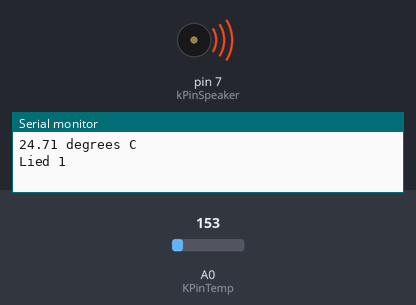
This sketch was run on a simulated Arduino Uno, built with avr-gcc and run on an emulated ATmega328P. Shown: buzzer (waves = sounding), the last lines printed to the serial monitor. The test bench sets the inputs (shaded band); at power-on: A0 (KPinTemp) = 153.

Above: at 1.2 s.
1.3 s: A0 (KPinTemp) set to 167
2.8 s: A0 (KPinTemp) set to 133
At 3.56 s:
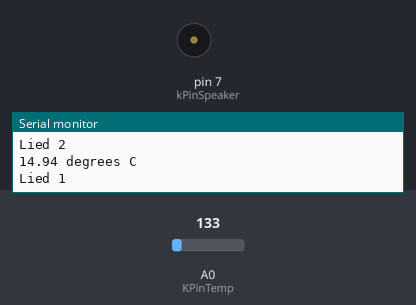
5.8 s: A0 (KPinTemp) set to 165
7.3 s: A0 (KPinTemp) set to 114
Timing chart, 0 to 11.3 s (numbered marks = the images above; inputs shaded):
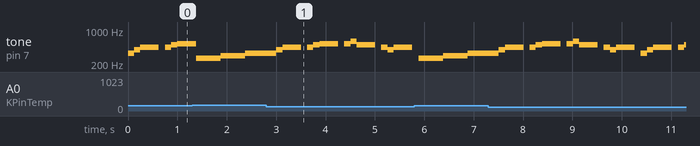

Measured:
- by itself, tone on pin 7 (kPinSpeaker): plays 392 Hz for 0.13 s, 440 Hz for 0.38 s, 440 Hz for 0.13 s, 494 Hz for 0.13 s, 523 Hz for 0.38 s, 523 Hz for 0.13 s … (16 notes in this stretch)

The sketch:

Muzikale_Thermometer.ino
```cpp
const int KPinTemp = A0;
float temperatureC = 0;
const int kPinSpeaker = 7;
const int buzzer = 7;
const int songspeed = 1.5;
const int songspeed2 = 2;
#define NOTE_C4  262
#define NOTE_D4  294
#define NOTE_E4  330
#define NOTE_F4  349
#define NOTE_G4  392
#define NOTE_A4  440
#define NOTE_B4  494
#define NOTE_C5  523
#define NOTE_D5  587
#define NOTE_E5  659
#define NOTE_F5  698
#define NOTE_G5  784
#define NOTE_A5  880
#define NOTE_B5  988


int notesLied1[] = {
   NOTE_E4, NOTE_G4, NOTE_A4, NOTE_A4, 0,
   NOTE_A4, NOTE_B4, NOTE_C5, NOTE_C5, 0,
   NOTE_C5, NOTE_D5, NOTE_B4, NOTE_B4, 0,
   NOTE_A4, NOTE_G4, NOTE_A4, 0,

   NOTE_E4, NOTE_G4, NOTE_A4, NOTE_A4, 0,
   NOTE_A4, NOTE_B4, NOTE_C5, NOTE_C5, 0,
   NOTE_C5, NOTE_D5, NOTE_B4, NOTE_B4, 0,
   NOTE_A4, NOTE_G4, NOTE_A4, 0,

   NOTE_E4, NOTE_G4, NOTE_A4, NOTE_A4, 0,
   NOTE_A4, NOTE_C5, NOTE_D5, NOTE_D5, 0,
   NOTE_D5, NOTE_E5, NOTE_F5, NOTE_F5, 0,
   NOTE_E5, NOTE_D5, NOTE_E5, NOTE_A4, 0,

   NOTE_A4, NOTE_B4, NOTE_C5, NOTE_C5, 0,
   NOTE_D5, NOTE_E5, NOTE_A4, 0,
   NOTE_A4, NOTE_C5, NOTE_B4, NOTE_B4, 0,
   NOTE_C5, NOTE_A4, NOTE_B4, 0,

   NOTE_A4, NOTE_A4,
   //Repeat of first part
   NOTE_A4, NOTE_B4, NOTE_C5, NOTE_C5, 0,
   NOTE_C5, NOTE_D5, NOTE_B4, NOTE_B4, 0,
   NOTE_A4, NOTE_G4, NOTE_A4, 0,

   NOTE_E4, NOTE_G4, NOTE_A4, NOTE_A4, 0,
   NOTE_A4, NOTE_B4, NOTE_C5, NOTE_C5, 0,
   NOTE_C5, NOTE_D5, NOTE_B4, NOTE_B4, 0,
   NOTE_A4, NOTE_G4, NOTE_A4, 0,

   NOTE_E4, NOTE_G4, NOTE_A4, NOTE_A4, 0,
   NOTE_A4, NOTE_C5, NOTE_D5, NOTE_D5, 0,
   NOTE_D5, NOTE_E5, NOTE_F5, NOTE_F5, 0,
   NOTE_E5, NOTE_D5, NOTE_E5, NOTE_A4, 0,

   NOTE_A4, NOTE_B4, NOTE_C5, NOTE_C5, 0,
   NOTE_D5, NOTE_E5, NOTE_A4, 0,
   NOTE_A4, NOTE_C5, NOTE_B4, NOTE_B4, 0,
   NOTE_C5, NOTE_A4, NOTE_B4, 0,
   //End of Repeat

   NOTE_E5, 0, 0, NOTE_F5, 0, 0,
   NOTE_E5, NOTE_E5, 0, NOTE_G5, 0, NOTE_E5, NOTE_D5, 0, 0,
   NOTE_D5, 0, 0, NOTE_C5, 0, 0,
   NOTE_B4, NOTE_C5, 0, NOTE_B4, 0, NOTE_A4,

   NOTE_E5, 0, 0, NOTE_F5, 0, 0,
   NOTE_E5, NOTE_E5, 0, NOTE_G5, 0, NOTE_E5, NOTE_D5, 0, 0,
   NOTE_D5, 0, 0, NOTE_C5, 0, 0,
   NOTE_B4, NOTE_C5, 0, NOTE_B4, 0, NOTE_A4
};
//*****************************************
int durationLied1[] = {
  125, 125, 250, 125, 125,
  125, 125, 250, 125, 125,
  125, 125, 250, 125, 125,
  125, 125, 375, 125,

  125, 125, 250, 125, 125,
  125, 125, 250, 125, 125,
  125, 125, 250, 125, 125,
  125, 125, 375, 125,

  125, 125, 250, 125, 125,
  125, 125, 250, 125, 125,
  125, 125, 250, 125, 125,
  125, 125, 125, 250, 125,

  125, 125, 250, 125, 125,
  250, 125, 250, 125,
  125, 125, 250, 125, 125,
  125, 125, 375, 375,

  250, 125,
  //Rpeat of First Part
  125, 125, 250, 125, 125,
  125, 125, 250, 125, 125,
  125, 125, 375, 125,

  125, 125, 250, 125, 125,
  125, 125, 250, 125, 125,
  125, 125, 250, 125, 125,
  125, 125, 375, 125,

  125, 125, 250, 125, 125,
  125, 125, 250, 125, 125,
  125, 125, 250, 125, 125,
  125, 125, 125, 250, 125,

  125, 125, 250, 125, 125,
  250, 125, 250, 125,
  125, 125, 250, 125, 125,
  125, 125, 375, 375,
  //End of Repeat

  250, 125, 375, 250, 125, 375,
  125, 125, 125, 125, 125, 125, 125, 125, 375,
  250, 125, 375, 250, 125, 375,
  125, 125, 125, 125, 125, 500,

  250, 125, 375, 250, 125, 375,
  125, 125, 125, 125, 125, 125, 125, 125, 375,
  250, 125, 375, 250, 125, 375,
  125, 125, 125, 125, 125, 500
};
int notesLied2[] = {
   NOTE_C4, NOTE_D4, NOTE_E4, NOTE_C4,
   NOTE_C4, NOTE_D4, NOTE_E4, NOTE_C4,
   NOTE_E4, NOTE_F4, NOTE_G4,
   NOTE_E4, NOTE_F4, NOTE_G4,
   NOTE_G4, NOTE_A4, NOTE_G4, NOTE_F4, NOTE_E4, NOTE_C4,
   NOTE_G4, NOTE_A4, NOTE_G4, NOTE_F4, NOTE_E4, NOTE_C4,
   NOTE_C4, NOTE_G4, NOTE_C4, NOTE_C4, NOTE_G4, NOTE_C4,
};

int durationLied2[] = {
  250, 250, 250, 250,
  250, 250, 250, 250,
  250, 250, 500,
  250, 250, 500,

  125, 125, 125, 125, 250, 250,
  125, 125, 125, 125, 250, 250,
  125, 125, 250,
  125, 125, 250,
};
//*******************************************************************************//
void setup() {
  Serial.begin(9600);
  pinMode(kPinSpeaker, OUTPUT);
}
//*******************************************************************************//
void loop() {
  //temperature in Celsius
  float temperatureC = getTemperatureC();

  Serial.print(temperatureC);
  Serial.println(" degrees C");

  if(temperatureC < 25){
    Serial.println("Lied 1");
      for (int i=0;i<203;i++){
        float temperatureC = getTemperatureC();
          if(temperatureC > 25){
             break;
          }
        int wait = durationLied1[i] * songspeed;
        tone(buzzer,notesLied1[i],wait);
        delay(wait);
      }
  }

  if(temperatureC > 25){
    Serial.println("Lied 2");
    for (int i=0;i<32;i++){
    float temperatureC = getTemperatureC();
      if(temperatureC < 25){
        break;
      }
      int wait = durationLied2[i] * songspeed2;
      tone(buzzer,notesLied2[i],wait);
      delay(wait);}
  }
}
//*******************************************************************************//
  float getTemperatureC(){
    int reading = analogRead(KPinTemp);
    float voltage = (reading * 5.0) / 1024;
    return (voltage - 0.5) * 100;
  }
```
